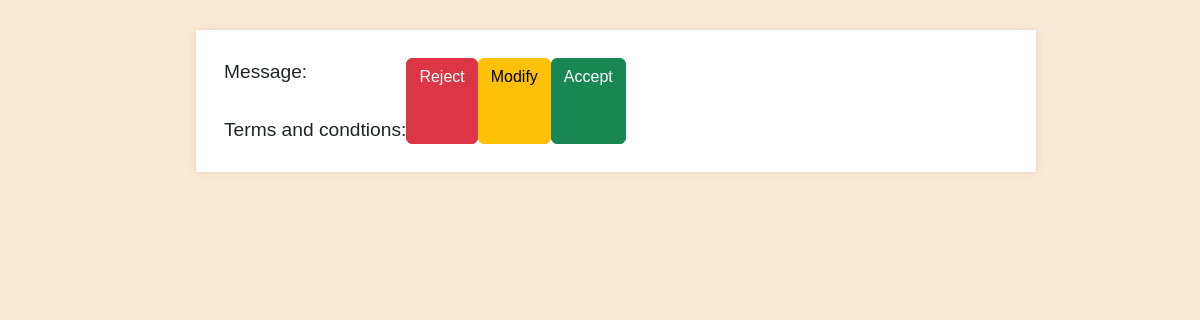
Page /user/view/3 on the earlier database version.
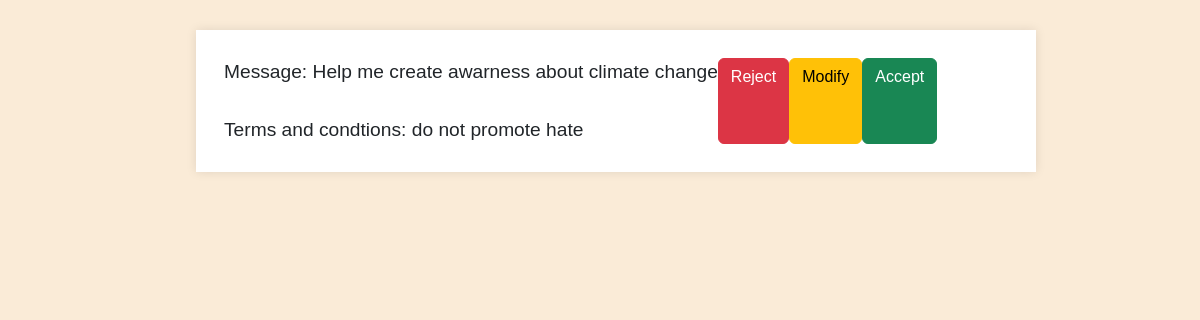
Same page on the later database version.
### app.py (models this page shows)
class Ad_request(db.Model):
    __tablename__="ad_req"
    adreq_id=db.Column(db.Integer,primary_key=True,autoincrement=True)
    campaigns_id=db.Column(db.Integer,db.ForeignKey(campaigns.campaigns_id))
    sponsers_id=db.Column(db.Integer,db.ForeignKey(Sponsers.Sponsers_id))
    messages=db.Column(db.String)
    requirements=db.Column(db.String)
    payment_amount=db.Column(db.String)
    status=db.Column(db.String)
    Influ_id=db.Column(db.Integer,db.ForeignKey(influencer.influencer_id))

### app.py (the view)
@app.route("/user/view/<int:id>",methods=["GET"])
def deatails(id):
    data=db.session.query(Ad_request).filter(Ad_request.adreq_id==id).first()
    return render_template("user_sponser_det.html",data=data)

### templates/user_sponser_det.html (shortened to what this page needs)
<!DOCTYPE html>
<html lang="en">
<head>
    <link href="https://cdn.jsdelivr.net/npm/bootstrap@5.3.3/dist/css/bootstrap.min.css" rel="stylesheet">
    <link rel="stylesheet" href="\static\style.css">
</head>
<body class="deta">
    <div class="m-3" style="font-size: larger;">
            Message: {{data.messages}}<br><br>
            Terms and condtions: {{data.requirements}}<br>
            <a class="btn btn-danger">Reject</a>
            <a class="btn btn-warning">Modify</a>
            <a class="btn btn-success">Accept</a>
    </div>
</body>
</html>

### static/style.css (style rules this page uses)
* { font-family:Tahoma, Geneva, Verdana, sans-serif; height: auto; }
.deta { margin-left: 15%; margin-right: 15%; background-color: antiquewhite; margin-top: 30px; }
.m-3 { border: 8px solid white; background-color: white; padding: 20px; box-shadow: 0 0 10px rgba(0, 0, 0, 0.1); width: 100%; margin-right: 500px; display: flex; }

Differences in the rows shown:
added Ad_request: messages "Help me create awarness about climate change", requirements "do not promote hate"
